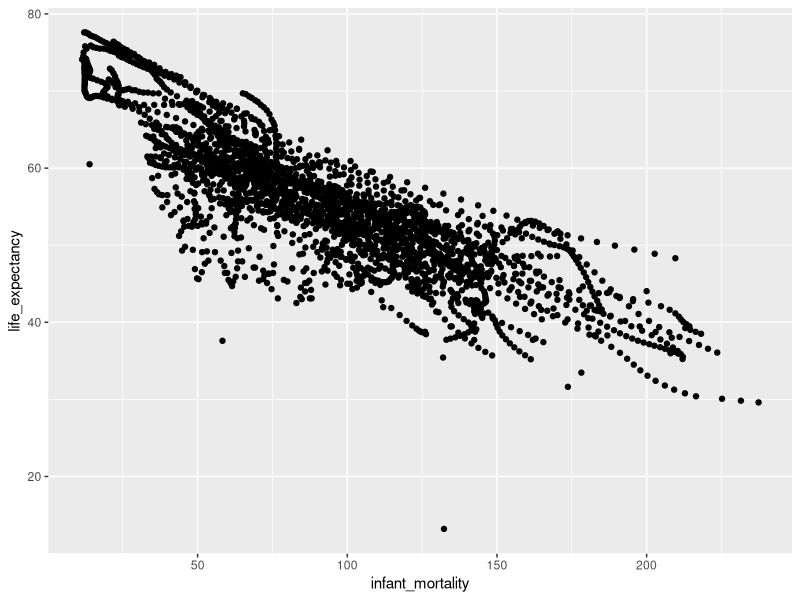
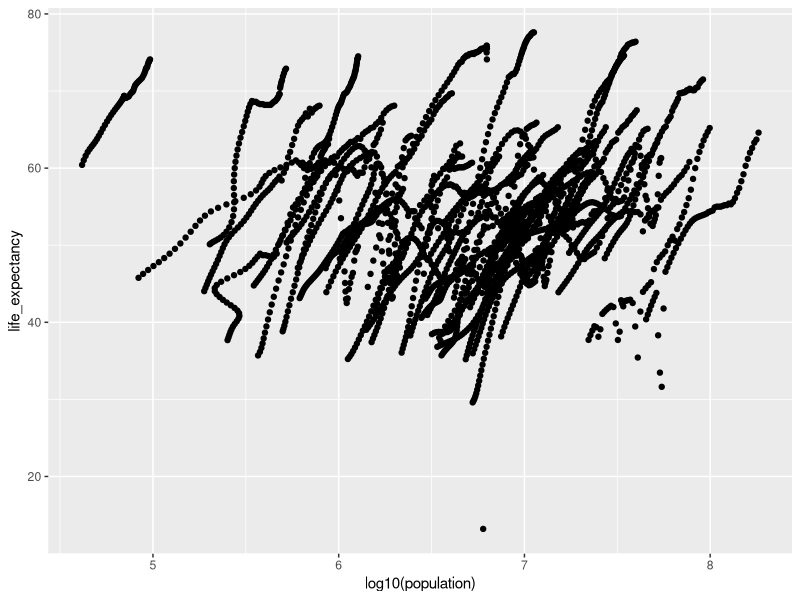
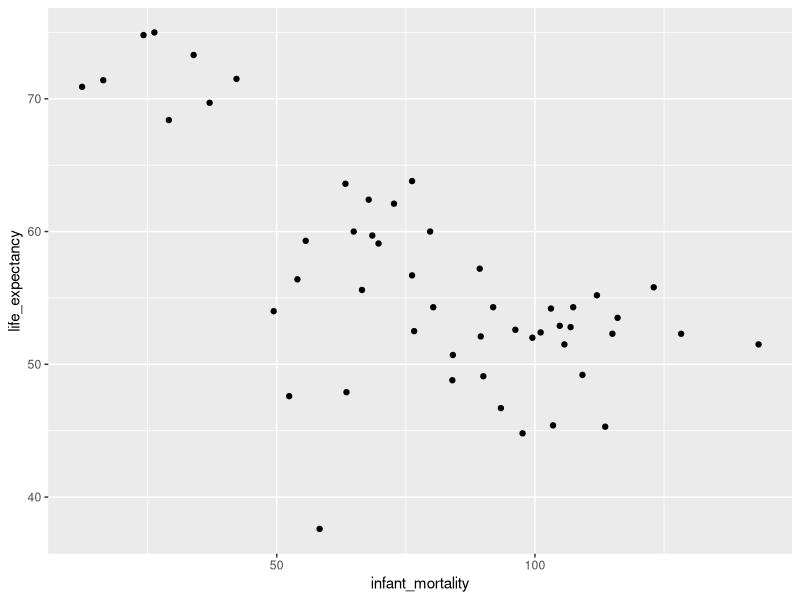
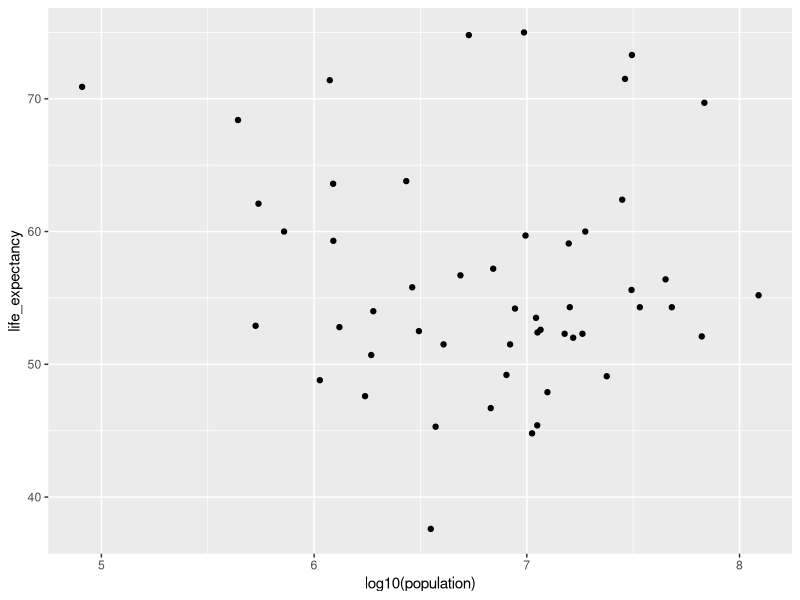
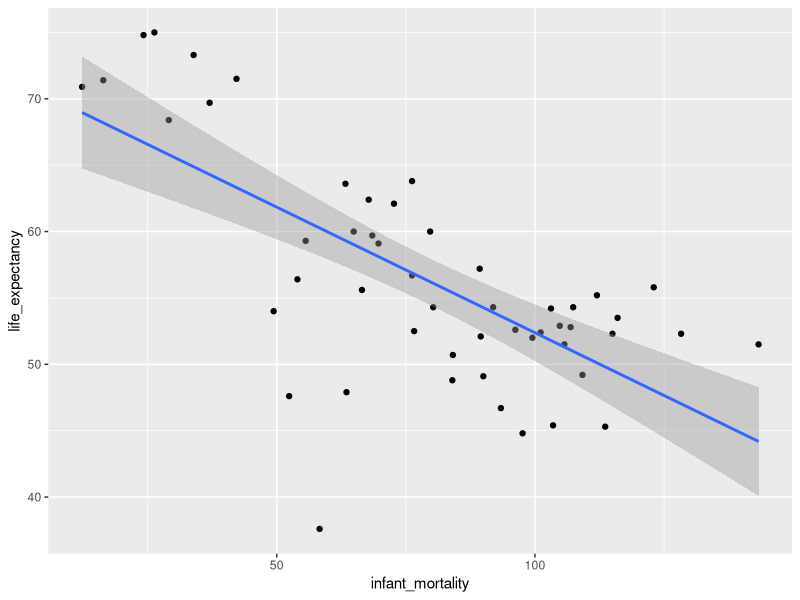
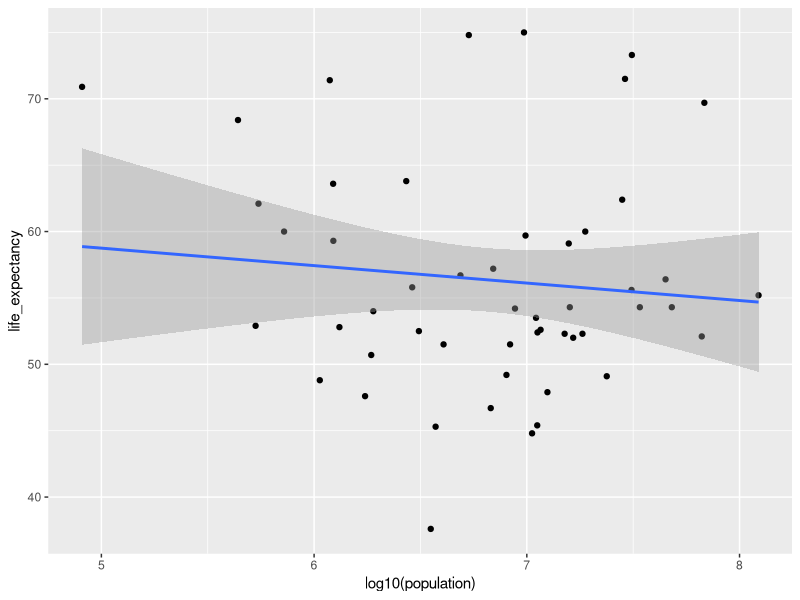

Generate these figures, in order, with R:
## ---- chunk 1
# Load Package dslabs
# load dslabs for dataset
library("dslabs")
# load tidyverse to tidy and plot data
library("tidyverse")
## ---- chunk 2
# Create object named africa data. Filter gapminder to create new dataset with only African countries.
africadata <- gapminder %>% filter(continent == "Africa")

# view data summary for africadata
summary(africadata)

#view structure for africadata
str(africadata)
## ---- chunk 3
# for observations in africadata, create object with infant_mortality and life_expectancy, only
imle <- data.frame(africadata$infant_mortality, africadata$life_expectancy)
imle <- imle %>% rename(infant_mortality = africadata.infant_mortality,
                life_expectancy = africadata.life_expectancy)

#view summary
summary(imle)

#view structure
str(imle)
## ---- chunk 4
# for observations in africadata, create object with population and life_expectancy, only
ple <- data.frame(africadata$population, africadata$life_expectancy)
ple <- ple %>% rename(population = africadata.population,
                      life_expectancy = africadata.life_expectancy)

#view summary
summary(ple)

#view structure
str(ple)
## ---- chunk 5
# plot life expectancy as a function of infant mortality and as a function of population size

imle_plot <- imle %>% 
             ggplot(aes(x=infant_mortality, y=life_expectancy))+
             geom_point()
         
imle_plot         
## ---- chunk 6
ple_plot <- ple %>% 
            ggplot(aes(x=log10(population), y=life_expectancy))+
            geom_point()

ple_plot
## ---- chunk 7
# ple_plot graph seems to show that as population growth has a positive correlation with life expectancy. Each individual streak represents a different country

# Which years have the highest number of NAs for infant mortality?
na_imle <- africadata %>% 
           select(year,infant_mortality) %>% 
           filter(is.na(infant_mortality)) %>% 
           count(year) %>% 
           arrange(-n)

rmarkdown::paged_table(na_imle)           
           
## ---- chunk 8
# Create a new object by extracting only the data for the year 2000 from the africadata object
africadata2k <- africadata %>% filter(year == 2000)

# View Summary
summary(africadata2k)

# View Structure
str(africadata2k)
## ---- chunk 9
# Plot africadata for year 2000, x is infant mortality, y is life expectancy
imle_plot2k <- africadata2k %>% 
               select(year,infant_mortality,life_expectancy) %>%
               ggplot(aes(x=infant_mortality, y=life_expectancy))+
               geom_point()
         
imle_plot2k         
## ---- chunk 10
# Plot africa data for year 2000, x is population, y is life expectancy
ple_plot2k <- africadata2k %>%
              select(year,population,life_expectancy) %>%
              ggplot(aes(x=log10(population),y=life_expectancy))+
              geom_point()

ple_plot2k
## ---- chunk 11
# Line of best fit with infant mortality
fit1 <- africadata2k %>% 
  select(year,infant_mortality,life_expectancy) %>%
  ggplot(aes(x=infant_mortality, y=life_expectancy))+
  geom_point()+
  geom_smooth(method="lm")

# Run plot
fit1             
## ---- chunk 12
# Line of best fit with population
fit2 <- africadata2k %>%
  select(year,population,life_expectancy) %>%
  ggplot(aes(x=log10(population),y=life_expectancy))+
  geom_point()+
  geom_smooth(method="lm")

fit2
